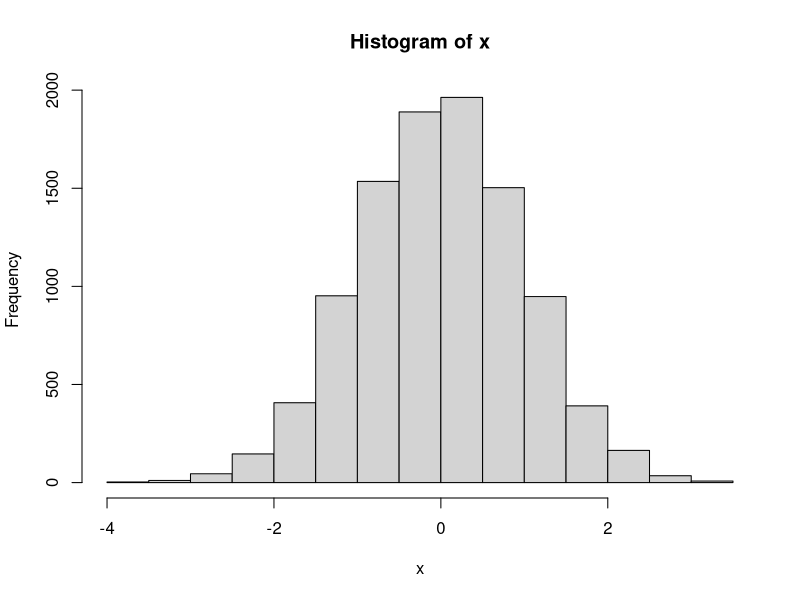
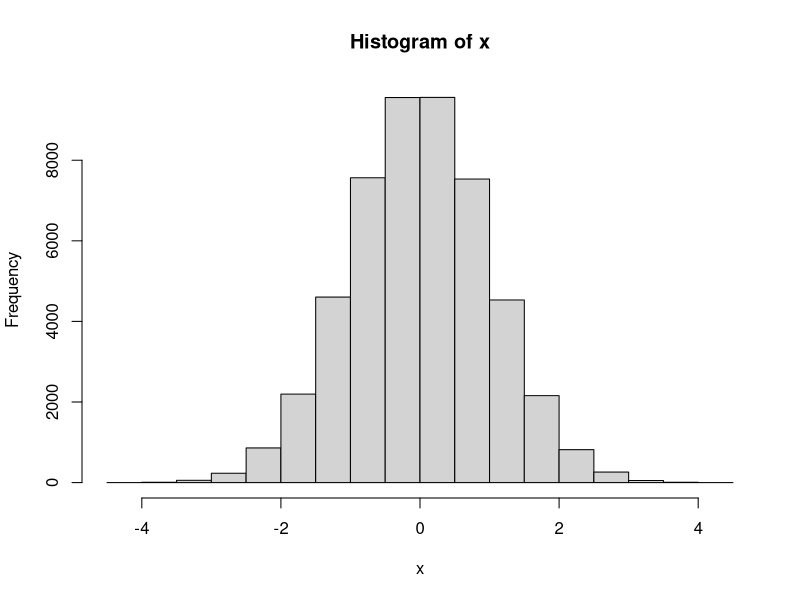

Generate these figures, in order, with R:


#   Create first png file
#
x <- rnorm(10000)
png(file='rnorm_300x200.png', width=300, height=200)
hist(x)
invisible(dev.off())

#   Create second png file
#
x <- rnorm(50000)
png(file='rnorm_600x400.png', width=600, height=400)
hist(x)
invisible(dev.off())
